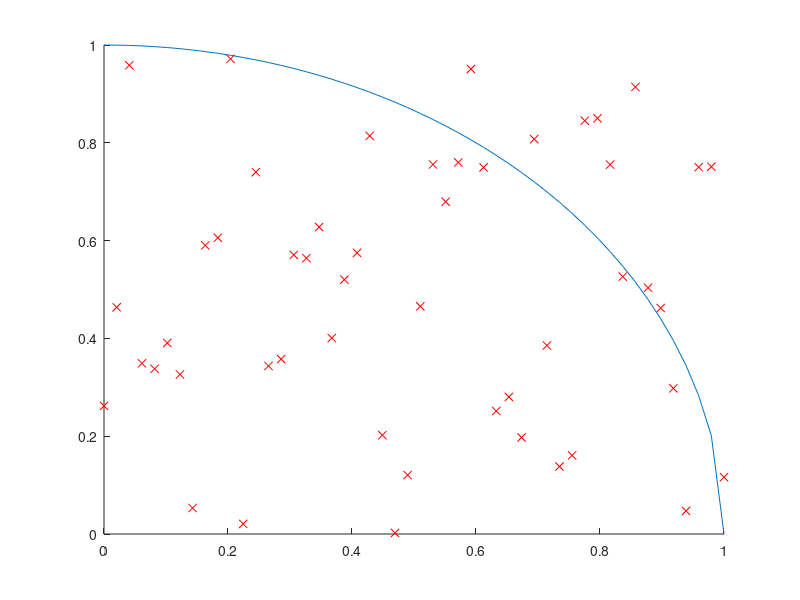

Here is the MATLAB script that generated this plot:
% create a sequence of random numbers
n  = 50;
r = rand(n,1);

% define our function values
x = linspace(0,1,n);
y = sqrt(1 - x.^2);

clf
hold on
plot(x,y);
plot(x,r, 'rx');

% find the ratio of randoms under the curve
u = 0;
for j = 1:n
	% count only if it's under the curve
	if r(j) < y(j)
		u = u + 1;
	endif
end

